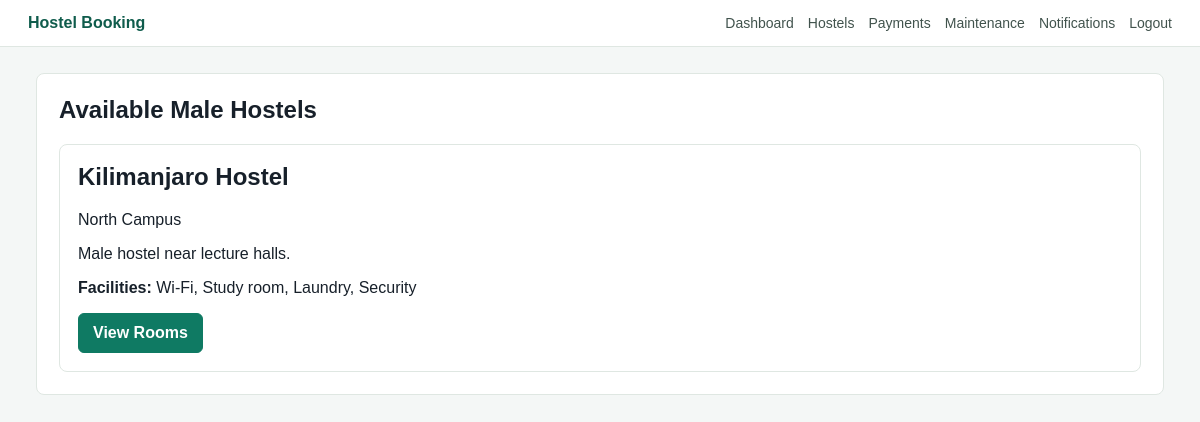
The app's page /hostels.php (signed in) with its own data.
### tables this page shows
CREATE TABLE users (
    id INT AUTO_INCREMENT PRIMARY KEY,
    role ENUM('student','admin','maintenance') NOT NULL DEFAULT 'student',
    full_name VARCHAR(120) NOT NULL,
    gender ENUM('Male','Female') NULL,
    date_of_birth DATE NULL,
    email VARCHAR(120) NOT NULL UNIQUE,
    phone VARCHAR(40) NULL,
    department VARCHAR(120) NULL,
    academic_year VARCHAR(40) NULL,
    profile_photo VARCHAR(255) NULL,
    username VARCHAR(120) NOT NULL UNIQUE,
    password_hash VARCHAR(255) NOT NULL,
    status ENUM('active','inactive') NOT NULL DEFAULT 'active',
    created_at TIMESTAMP DEFAULT CURRENT_TIMESTAMP
);

CREATE TABLE hostels (
    id INT AUTO_INCREMENT PRIMARY KEY,
    name VARCHAR(120) NOT NULL,
    gender_category ENUM('Male','Female') NOT NULL,
    location VARCHAR(120) NULL,
    capacity INT NOT NULL DEFAULT 0,
    facilities TEXT NULL,
    description TEXT NULL,
    created_at TIMESTAMP DEFAULT CURRENT_TIMESTAMP
);

### hostels.php (the view, shortened to what this page needs)
<?php
require_once __DIR__ . '/config.php';
$user = require_login('student');
$stmt = db()->prepare('SELECT * FROM hostels WHERE gender_category = ? ORDER BY name');
$stmt->execute([$user['gender']]);
$hostels = $stmt->fetchAll();
render_header('Available Hostels');
?>
<section class="panel">
    <h1>Available <?= e($user['gender']) ?> Hostels</h1>
    <div class="cards">
        <?php foreach ($hostels as $hostel): ?>
            <article class="card">
                <h2><?= e($hostel['name']) ?></h2>
                <p><?= e($hostel['location']) ?></p>
                <p><?= e($hostel['description']) ?></p>
                <p><strong>Facilities:</strong> <?= e($hostel['facilities']) ?></p>
                <a class="button primary" href="book.php?hostel=<?= (int)$hostel['id'] ?>">View Rooms</a>
            </article>
        <?php endforeach; ?>
    </div>
</section>

### style.css (style rules this page uses)
* { box-sizing: border-box; }
body { margin: 0; font-family: Arial, Helvetica, sans-serif; color: #17202a; background: #f4f7f6; }
a { color: inherit; text-decoration: none; }
.stats span, .metric, .card, .panel, .notice { background: #fff; border: 1px solid #dfe7e2; border-radius: 8px; }
.button { border: 1px solid #b8c8c1; background: #fff; color: #18332b; padding: 10px 14px; border-radius: 6px; cursor: pointer; font-weight: 700; display: inline-block; }
.button.primary { background: #0f7a63; border-color: #0f7a63; color: #fff; }
.panel { padding: 22px; margin-bottom: 22px; }
h1, h2 { margin-top: 0; }
.cards { display: grid; grid-template-columns: repeat(auto-fit, minmax(240px, 1fr)); gap: 16px; }
.card { padding: 18px; }

### records on screen
users: gender "Male"
hostels: name "Kilimanjaro Hostel", location "North Campus", description "Male hostel near lecture halls.", facilities "Wi-Fi, Study room, Laundry, Security"
